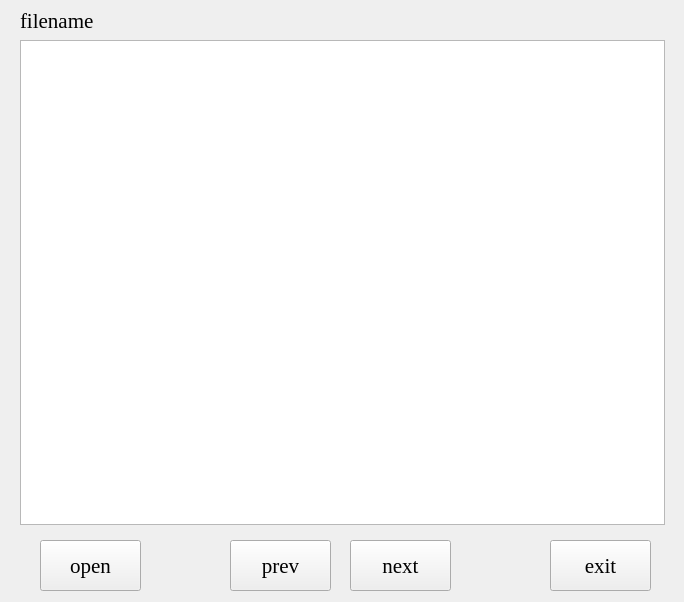
<?xml version="1.0" encoding="UTF-8"?>
<ui version="4.0">
 <class>Form</class>
 <widget class="QWidget" name="Form">
  <property name="geometry">
   <rect>
    <x>0</x>
    <y>0</y>
    <width>684</width>
    <height>602</height>
   </rect>
  </property>
  <property name="windowTitle">
   <string>Form</string>
  </property>
  <widget class="QGraphicsView" name="graphicsView">
   <property name="geometry">
    <rect>
     <x>20</x>
     <y>40</y>
     <width>645</width>
     <height>485</height>
    </rect>
   </property>
  </widget>
  <widget class="QPushButton" name="pushButton">
   <property name="geometry">
    <rect>
     <x>230</x>
     <y>540</y>
     <width>101</width>
     <height>51</height>
    </rect>
   </property>
   <property name="font">
    <font>
     <family>Times New Roman</family>
     <pointsize>16</pointsize>
    </font>
   </property>
   <property name="text">
    <string>prev</string>
   </property>
  </widget>
  <widget class="QPushButton" name="pushButton_2">
   <property name="geometry">
    <rect>
     <x>350</x>
     <y>540</y>
     <width>101</width>
     <height>51</height>
    </rect>
   </property>
   <property name="font">
    <font>
     <family>Times New Roman</family>
     <pointsize>16</pointsize>
    </font>
   </property>
   <property name="text">
    <string>next</string>
   </property>
  </widget>
  <widget class="QPushButton" name="pushButton_3">
   <property name="geometry">
    <rect>
     <x>550</x>
     <y>540</y>
     <width>101</width>
     <height>51</height>
    </rect>
   </property>
   <property name="font">
    <font>
     <family>Times New Roman</family>
     <pointsize>16</pointsize>
    </font>
   </property>
   <property name="text">
    <string>exit</string>
   </property>
  </widget>
  <widget class="QLabel" name="label">
   <property name="geometry">
    <rect>
     <x>20</x>
     <y>10</y>
     <width>641</width>
     <height>21</height>
    </rect>
   </property>
   <property name="font">
    <font>
     <family>Times New Roman</family>
     <pointsize>16</pointsize>
    </font>
   </property>
   <property name="text">
    <string>filename</string>
   </property>
  </widget>
  <widget class="QPushButton" name="pushButton_9">
   <property name="geometry">
    <rect>
     <x>40</x>
     <y>540</y>
     <width>101</width>
     <height>51</height>
    </rect>
   </property>
   <property name="font">
    <font>
     <family>Times New Roman</family>
     <pointsize>16</pointsize>
    </font>
   </property>
   <property name="text">
    <string>open</string>
   </property>
  </widget>
 </widget>
 <resources/>
 <connections/>
</ui>
